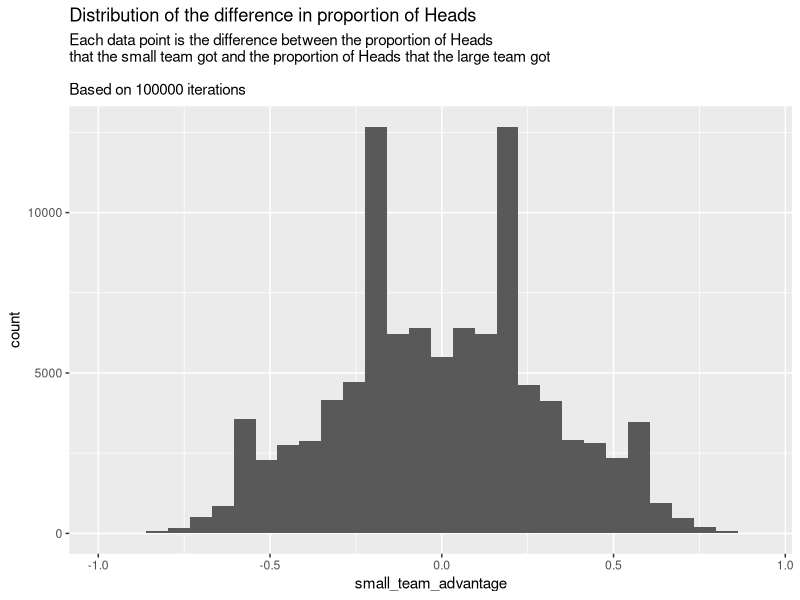

Write the R code that produced this figure.

#'--- 
#' title: "Coin flipping game: Are small teams at an advantage or disadvantage?"
#' author: "Nayef Ahmad"
#' date: "2019-11-14"
#' output: 
#'   html_document: 
#'     keep_md: yes
#'     code_folding: show
#'     toc: true
#'     toc_float: true
#'     toc_folding: false
#' ---
#' 
#' 

#+ lib, include = FALSE 
library(tidyverse)

#+ rest 
#' # Problem statement 
#' 

#' Two teams play the "coin flipping game". There is a small team that has 3
#' players, and a large team that has 20 players.
#' 

#' Here are the rules: 
#' 
#' 1. Each player flips a coin
#' 
#' 2. We count the total number of Heads that a team gets
#' 
#' 3. Divide the total number of Heads by the team size, to get the proportion of Heads 
#' 
#' 4. The team with the higher proportion of Heads wins the game
#' 
#' 
#' The question we are investigating is: **is the smaller team at an advantage or a disadvantage in this game?**
#' 
#' We know, of course, that smaller samples give more highly variable results. 
#' See [Kahneman and Tversky's example about babies' gender proportions](https://en.wikipedia.org/wiki/Insensitivity_to_sample_size), for example.
#' 
#' However, in this case, I'm not sure that this higher variability will be either 
#' beneficial or detrimental for the smaller team. 
#' 
#' Let's simulate to find out! 
#' 


#' # Simulation setup 
#' 
#' We'll define a function to return a vector with the proportion of Heads for each 
#' iteration of the game. 
#' 

# fn definition
head_prop_sims <- function(n_sims,
                           team_size){
    
    # n_sims: how many simulations are we running? 
    # team_size: this is the parameter n for the binomial random variable generator
    
    # example: 
    # for the first simulated result, the proportion of Heads 
    # will be a binomial r.v. with parameters n = team_size, p = 0.5 
    
    # same for the second simulated result, and so on. 
    
    # Vector of results:  
    return(rbinom(n_sims, 
                  team_size, 
                  prob = 0.5)/team_size)
}

# fn test 
# head_prop_sims(10, 2)


#' # Analysis
#' 
#' Using our function with two different values for `team_size`, we get 
#' simulated Heads proportions for both the small and large teams. 
#' 
#' 

n_iterations <- 100000
small_team_size <- 3
large_team_size <- 20

small_team_proportions <- head_prop_sims(n_iterations, small_team_size)
large_team_proportions <- head_prop_sims(n_iterations, large_team_size)


#' Next, we take the difference to see who wins each iteration. 
#' 
small_team_advantage <- small_team_proportions - large_team_proportions

#' Finally, let's plot the difference. If the difference is centred around zero, 
#' then team size has no impact on win probability. 
#' 


data.frame(small_team_advantage = small_team_advantage) %>% 
    ggplot(aes(x = small_team_advantage)) + 
    geom_histogram() + 
    labs(title = "Distribution of the difference in proportion of Heads", 
         subtitle = sprintf("Each data point is the difference between the proportion of Heads \nthat the small team got and the proportion of Heads that the large team got \n\nBased on %i iterations", 
                            n_iterations))


#' # Conclusion
#' 
#' It doesn't look like team size has an impact on win probability. 
#' 